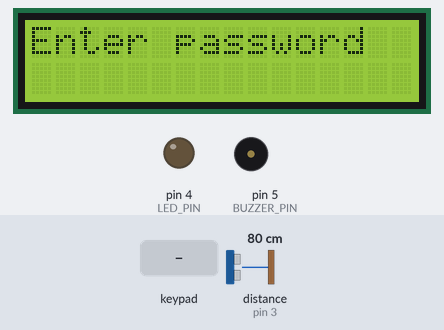
Recording of a sketch running on a simulated Arduino Uno, built with avr-gcc and run on an emulated ATmega328P. Parts: 16×2 character LCD, output pins drawn as LEDs (lit = HIGH), buzzer (waves = sounding, pin HIGH). Wiring (inferred from the names in the program): ultrasonic range finder: trigger pin 2; echo pin 3. The test bench sets the inputs (shaded band); at power-on: distance to the obstacle (sensor on pin 3) 80 cm. The echo pulse lasts 58.3 µs per cm; pins used as bus, display or sensor lines are not drawn; what the sketch prints to the serial monitor is not drawn.

Above: at 1.2 s.
1.3 s: keypad keys 1 2 3 4 # pressed 0.4 s apart
At 3.9 s:
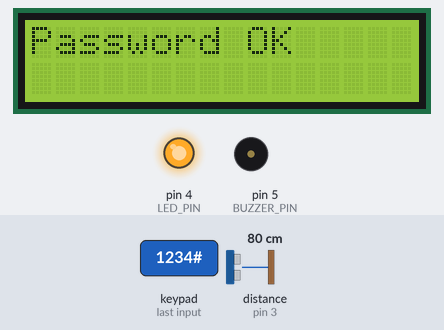
4.8 s: key 'A' pressed
7.8 s: distance to the obstacle (sensor on pin 3) set to 24 cm
At 9.2 s:
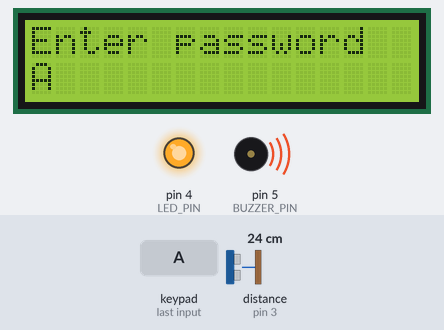
9.9 s: distance to the obstacle (sensor on pin 3) set to 18 cm
11.4 s: key 'B' pressed
At 12.3 s:
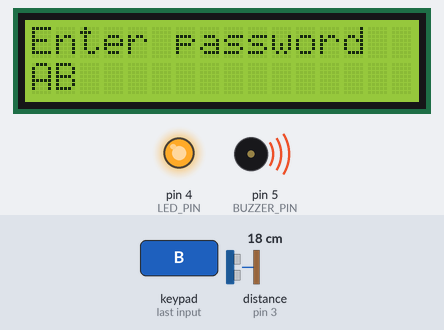
12.9 s: keypad keys 1 2 3 4 * pressed 0.4 s apart
At 15.7 s:
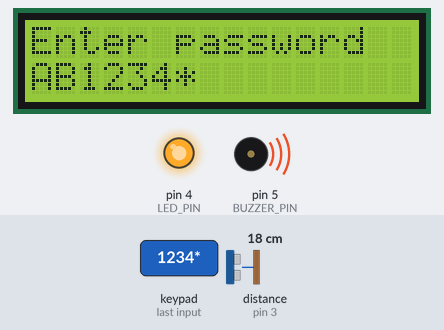
Timing chart, 0 to 17.2 s (numbered marks = the images above; inputs shaded):
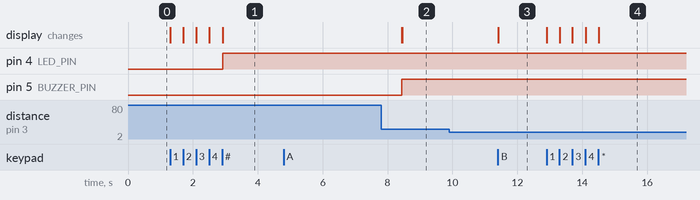

Measured:
- after the input at 1.3 s, pin 4 (LED_PIN): LOW → HIGH after 1.6 s; the display: first changes at once (image 1 shows a later state)
- after the input at 4.8 s, every drawn part: stays the same
- after the input at 9.9 s, every drawn part: stays the same
- after the input at 11.4 s, the display: changes at once (image 3)
- after the input at 12.9 s, the display: first changes at once (image 4 shows a later state)

The sketch:

home-security-alarm.ino
```cpp
/*
 * Home Security Alarm System
 * EE108 Computing for Engineers - Assignment 01, Team #04
 * Maynooth University, October 2024
 *
 * Arduino Uno + HC-SR04 ultrasonic sensor + 16x2 I2C LCD
 * + 4x4 matrix keypad + buzzer + LED.
 *
 * Enter the passcode on the keypad and press '#' to arm or disarm.
 * While armed, the ultrasonic sensor trips the buzzer and prompts
 * for the code. Three wrong attempts latch the buzzer on.
 */

#include <Keypad.h>             // Library for keypad input
#include <LiquidCrystal_I2C.h>  // Library for LCD with I2C

// ---------- Pin definitions ----------
const byte TRIGGER_PIN = 2;  // Trigger pin for ultrasonic sensor
const byte ECHO_PIN    = 3;  // Echo pin for ultrasonic sensor
const byte LED_PIN     = 4;  // NOTE: not shown on slides - set to your wiring
const byte BUZZER_PIN  = 5;  // NOTE: not shown on slides - set to your wiring

// ---------- LCD ----------
const byte LCD_COLUMNS = 16;  // Number of columns in LCD
const byte LCD_ROWS    = 2;   // Number of rows in LCD

LiquidCrystal_I2C lcd(0x27, LCD_COLUMNS, LCD_ROWS);  // I2C address 0x27

// ---------- Keypad ----------
const byte ROWS    = 4;
const byte COLUMNS = 4;

char keys[ROWS][COLUMNS] = {
  {'1', '2', '3', 'A'},
  {'4', '5', '6', 'B'},
  {'7', '8', '9', 'C'},
  {'*', '0', '#', 'D'}
};

byte columPins[ROWS]    = {9, 8, 7, 6};      // Column pin connections
byte rowPins[COLUMNS]   = {13, 12, 11, 10};  // Row pin connections

Keypad keypad = Keypad(makeKeymap(keys), rowPins, columPins, ROWS, COLUMNS);

// ---------- State ----------
bool alarmOn = false;         // Is the alarm currently armed?
bool hasRun  = false;         // Guard so the trigger fires once, not every loop
byte tries   = 0;             // Number of incorrect attempts
String enteredPassword = "";  // Digits entered so far

// ---------- Ultrasonic sensor ----------
int readSensor() {
  long duration = 0;
  int distance  = 0;

  // Send a 10 us pulse from the trigger pin
  digitalWrite(TRIGGER_PIN, LOW);
  delayMicroseconds(2);
  digitalWrite(TRIGGER_PIN, HIGH);
  delayMicroseconds(10);
  digitalWrite(TRIGGER_PIN, LOW);

  // Measure the time taken for the echo to return
  duration = pulseIn(ECHO_PIN, HIGH);

  // Convert round-trip time into distance in centimetres
  distance = 0.017 * duration;

  Serial.print(distance);  // Debug output
  return distance;
}

// ---------- Password check ----------
bool passwordChecker(String userPassword) {
  String PassWord = "1234";  // Hardcoded correct password

  if (PassWord.compareTo(userPassword) == 0) {
    lcd.clear();
    lcd.print("Password OK");
    enteredPassword = "";
    tries = 0;

    if (alarmOn) {
      // Disarm
      digitalWrite(LED_PIN, LOW);
      digitalWrite(BUZZER_PIN, LOW);
      alarmOn = false;
      hasRun  = false;  // Re-arm the one-shot trigger for next time
    } else {
      // Arm
      digitalWrite(LED_PIN, HIGH);
      delay(5000);  // Blocking - see README
      alarmOn = true;
    }

    delay(500);
    return true;

  } else {
    lcd.clear();
    lcd.print("Denied");
    delay(1000);
    enteredPassword = "";
    tries++;
    Serial.print(tries);

    lcd.clear();
    lcd.print("Enter password");
    lcd.setCursor(0, 1);

    if (tries >= 3) {
      digitalWrite(BUZZER_PIN, HIGH);  // Latch buzzer after 3 failures
    }
    return false;
  }
}

// ---------- Setup ----------
void setup() {
  Serial.begin(9600);

  // NOTE: pinMode calls not shown on slides - required for correct operation
  pinMode(TRIGGER_PIN, OUTPUT);
  pinMode(ECHO_PIN, INPUT);
  pinMode(LED_PIN, OUTPUT);
  pinMode(BUZZER_PIN, OUTPUT);

  lcd.init();
  lcd.backlight();
  lcd.clear();
  lcd.print("Enter password");
  lcd.setCursor(0, 1);
}

// ---------- Main loop ----------
void loop() {
  char key = keypad.getKey();

  if (key == '#') {  // Submit the entered password
    passwordChecker(enteredPassword);
    Serial.print(key);
    return;
  }

  if (key) {  // Any other key: echo to LCD and append
    lcd.print(key);
    enteredPassword += key;
    Serial.print(key);
  }

  // Trip the alarm when armed and the sensor reading passes the threshold
  if ((readSensor() > 20) & alarmOn & !hasRun) {
    lcd.clear();
    lcd.print("Enter password");
    digitalWrite(BUZZER_PIN, HIGH);
    hasRun = true;
    lcd.setCursor(0, 1);
  }
}
```
